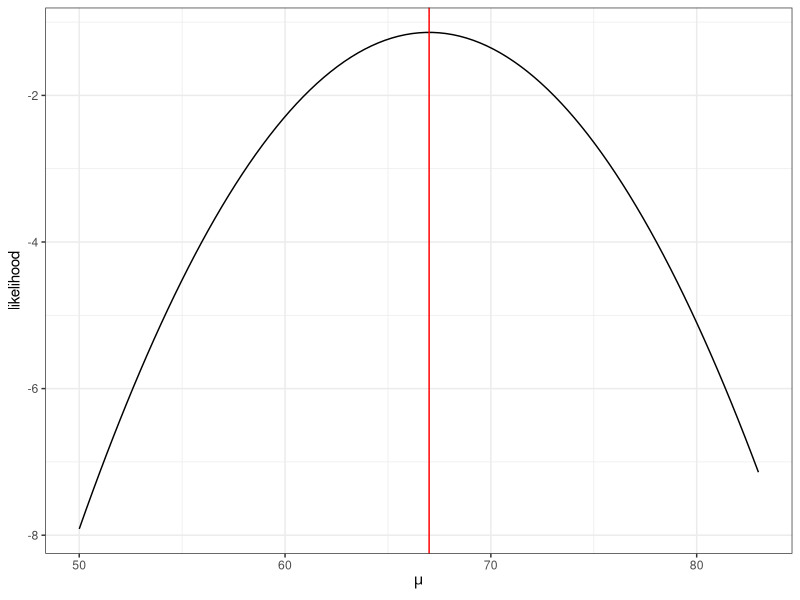

Reproduce this figure in R.
library(tidyverse)

x = c(75, 58, 68)
L = function(mu, x) {
  stopifnot(is.numeric(x))
  n = length(x)
  logLikelihood = 0
  sigma = 8
  for(i in 1:n){
    logLikelihood = logLikelihood - 
      (0.5 / (sigma ^ 2)) * ((x[i] - mu) ^ 2)
  }
  return(logLikelihood)
}

ggplot() +
  xlim(c(50, 83)) +
  stat_function(fun = L, args = list(x = x)) +
  theme_bw() +
  labs(x = expression(mu), y = "likelihood") +
  geom_vline(xintercept = 67, col = "red")

                